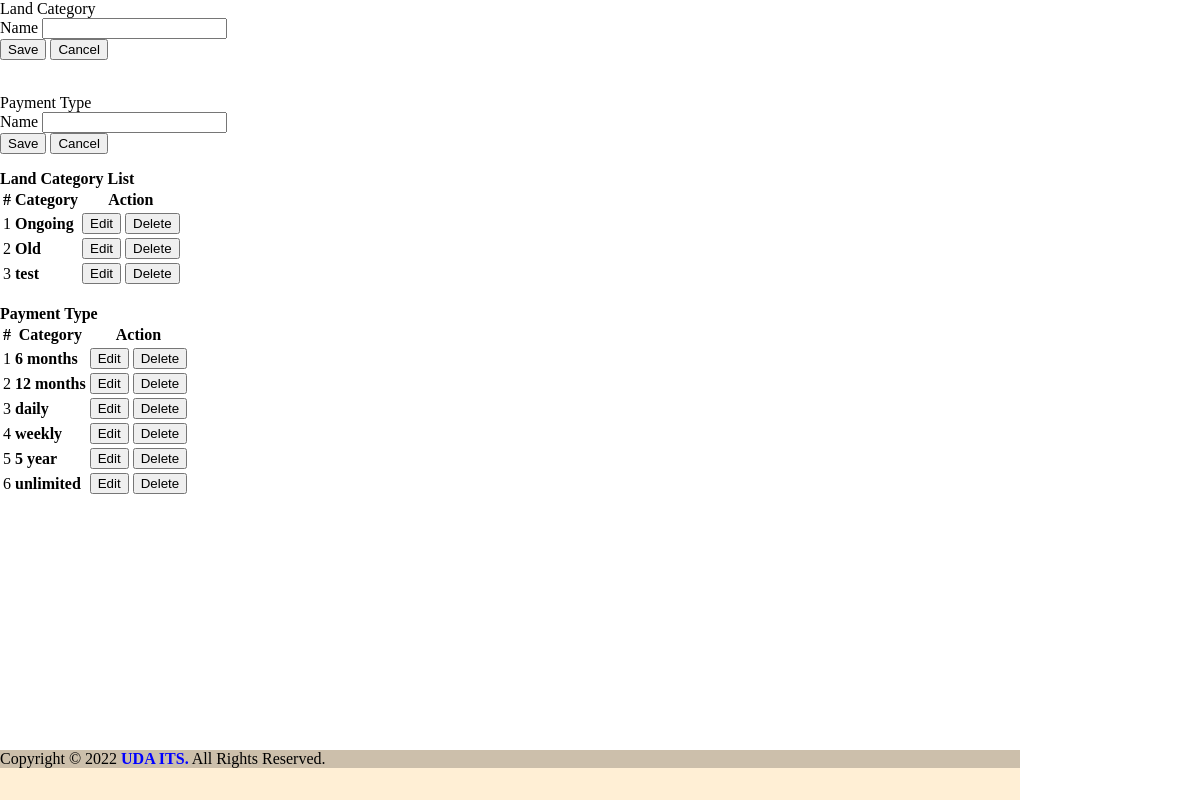
/categories.php, run on the app's committed database.
### tables this page shows
CREATE TABLE `categories` (
  `id` int(11) NOT NULL,
  `name` varchar(200) NOT NULL
);

CREATE TABLE `payment_cat` (
  `id` int(11) NOT NULL,
  `name` varchar(200) NOT NULL
);

### categories.php (the view, shortened to what this page needs)
<?php include('db_connect.php');?>
<div class="container-fluid">
	<div class="col-lg-12">
		<div class="row">
			<div class="col-md-4">
				<form action="" id="manage-category">
					<div class="card">
						<div class="card-header">
								Land Category
						</div>
						<div class="card-body">
								<div class="form-group">
									<label class="control-label">Name</label>
									<input type="text" class="form-control" name="name">
								</div>
						</div>
						<div class="card-footer">
							<div class="row">
								<div class="col-md-12">
									<button class="btn btn-sm btn-primary col-sm-3 offset-md-3"> Save</button>
									<button class="btn btn-sm btn-default col-sm-3" type="button" onclick="$('#manage-category').get(0).reset()"> Cancel</button>
								</div>
							</div>
						</div>
					</div>
				</form> <br>
				<form action="" id="manage-payment-category">
					<div class="card">
						<div class="card-header">
								Payment Type
						</div>
						<div class="card-body">
								<div class="form-group">
									<label class="control-label">Name</label>
									<input type="text" class="form-control" name="name" required>
								</div>
						</div>
						<div class="card-footer">
							<div class="row">
								<div class="col-md-12">
									<button class="btn btn-sm btn-primary col-sm-3 offset-md-3"> Save</button>
									<button class="btn btn-sm btn-default col-sm-3" type="button" onclick="$('#manage-payment-category').get(0).reset()"> Cancel</button>
								</div>
							</div>
						</div>
					</div>
				</form>
			</div>
			<div class="col-md-8">
				<div class="card">
					<div class="card-header">
						<b>Land Category List</b>
					</div>
					<div class="card-body">
						<table class="table table-bordered table-hover">
							<thead>
								<tr>
									<th class="text-center">#</th>
									<th class="text-center">Category</th>
									<th class="text-center">Action</th>
								</tr>
							</thead>
							<tbody>
								<?php
								$i = 1;
								$category = $conn->query("SELECT * FROM categories order by id asc");
								while($row=$category->fetch_assoc()):
								?>
								<tr>
									<td class="text-center"><?php echo $i++ ?></td>
									<td class="">
										<p><b><?php echo $row['name'] ?></b></p>
									</td>
									<td class="text-center">
										<button class="btn btn-sm btn-primary edit_category" type="button" data-id="<?php echo $row['id'] ?>"  data-name="<?php echo $row['name'] ?>" >Edit</button>
										<button class="btn btn-sm btn-danger delete_category" type="button" data-id="<?php echo $row['id'] ?>">Delete</button>
									</td>
								</tr>
								<?php endwhile; ?>
							</tbody>
						</table>
					</div>
				</div> <br>
				<div class="card">
					<div class="card-header">
						<b>Payment Type</b>
					</div>
					<div class="card-body">
						<table class="table table-bordered table-hover">
							<thead>
								<tr>
									<th class="text-center">#</th>
									<th class="text-center">Category</th>
									<th class="text-center">Action</th>
								</tr>
							</thead>
							<tbody>
								<?php
								$i = 1;
								$paycategory = $conn->query("SELECT * FROM payment_cat order by id asc");
								while($row=$paycategory->fetch_assoc()):
								?>
								<tr>
									<td class="text-center"><?php echo $i++ ?></td>
									<td class="">
										<p><b><?php echo $row['name'] ?></b>  </p>
									</td>
									<td class="text-center">
										<button class="btn btn-sm btn-primary edit_paycategory" type="button" data-id="<?php echo $row['id'] ?>"  data-name="<?php echo $row['name'] ?>" >Edit</button>
										<button class="btn btn-sm btn-danger delete_paycategory" type="button" data-id="<?php echo $row['id'] ?>">Delete</button>
									</td>
								</tr>
								<?php endwhile; ?>
							</tbody>
						</table>
					</div>
				</div>
			</div>
		</div>
	</div>
</div>
	<?php
        include "footer.php";
    ?>

### footer.php (style rules this page uses)
body { min-height:100vh; margin:0;padding:0; position:relative; }
body { position: relative; }
body::after { content: ''; display: block; height: 50px; }

### categories.php (style rules this page uses)
td { vertical-align: middle !important; }

### data on the page
categories: name "Ongoing"
categories: name "Old"
categories: name "test"
payment_cat: name "6 months"
payment_cat: name "12 months"
payment_cat: name "daily"
payment_cat: name "weekly"
payment_cat: name "5 year"
payment_cat: name "unlimited"
